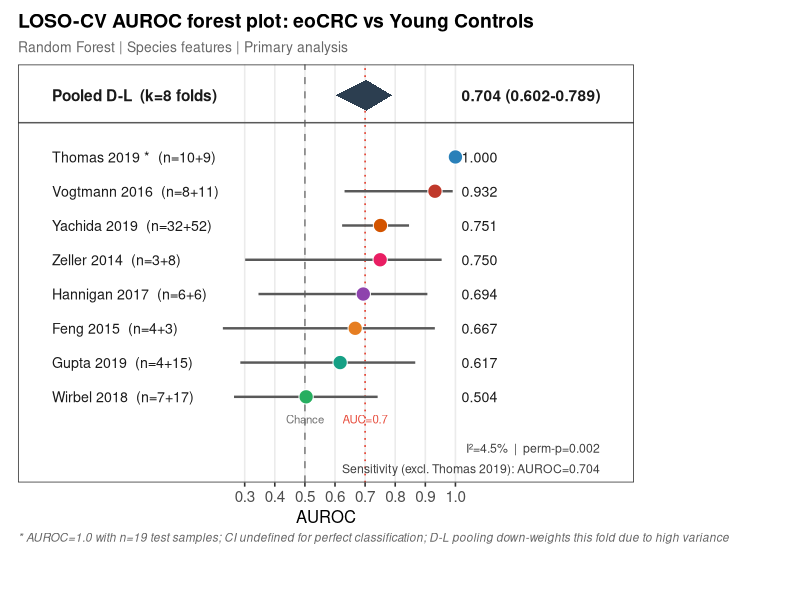
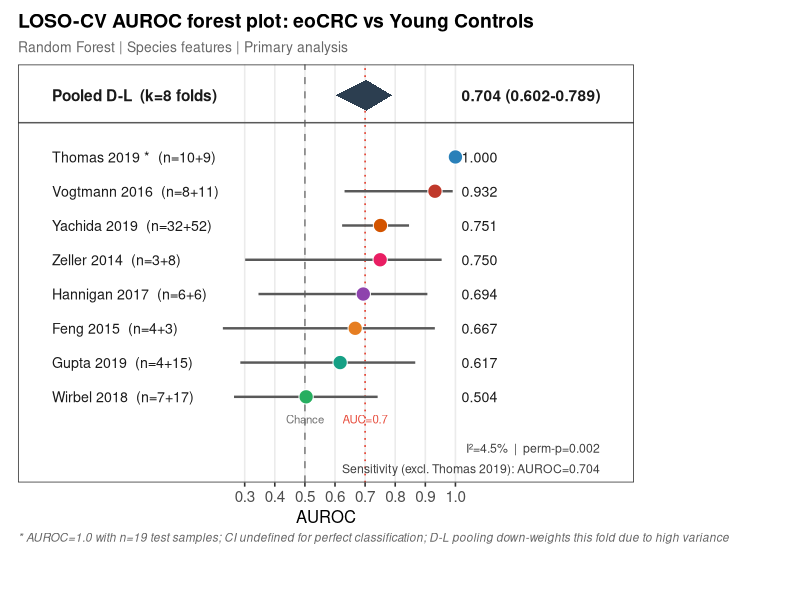

Reproduce these figures in R, in order.
#!/usr/bin/env Rscript
# Figure 2 — LOSO-CV AUROC forest plot (clean rebuild from scratch)

suppressPackageStartupMessages({
  library(ggplot2)
  library(dplyr)
})

if (basename(getwd()) == "scripts") setwd("..")
dir.create("figures", showWarnings = FALSE)

# ── Fold data (species RF, eoCRC vs young controls; hardcoded from analysis) ──
# Listed top-to-bottom; y is assigned so top row = highest ggplot y value
fold_df <- data.frame(
  study = c("ThomasAM_2019_c", "VogtmannE_2016", "YachidaS_2019",
            "ZellerG_2014",    "HanniganGD_2017","FengQ_2015",
            "GuptaA_2019",     "WirbelJ_2018"),
  label = c("Thomas 2019 *",  "Vogtmann 2016", "Yachida 2019",
            "Zeller 2014",    "Hannigan 2017", "Feng 2015",
            "Gupta 2019",     "Wirbel 2018"),
  n1    = c(10,  8, 32, 3, 6, 4,  4,  7),   # test eoCRC cases
  n0    = c( 9, 11, 52, 8, 6, 3, 15, 17),   # test young-ctrl
  auc   = c(1.000, 0.932, 0.751, 0.750, 0.694, 0.667, 0.617, 0.504),
  stringsAsFactors = FALSE
) %>%
  mutate(
    # y increases upward in ggplot: Wirbel=1 (bottom), Thomas=8 (top fold row)
    y         = rev(seq_len(n())),
    row_label = sprintf("%s  (n=%d+%d)", label, n1, n0)
  )

# ── Hanley-McNeil 95% CI (logit-scale delta method) ──────────────────────────
hanley_ci <- function(auc, n1, n0) {
  if (auc >= 1 - 1e-6 || n1 < 2 || n0 < 2) return(c(NA_real_, NA_real_))
  auc <- max(1e-4, min(1 - 1e-4, auc))
  q1  <- auc / (2 - auc)
  q2  <- 2 * auc^2 / (1 + auc)
  se  <- sqrt((auc*(1-auc) + (n1-1)*(q1-auc^2) + (n0-1)*(q2-auc^2)) / (n1*n0))
  la  <- log(auc / (1 - auc))
  sel <- se / (auc * (1 - auc))
  il  <- function(x) exp(x) / (1 + exp(x))
  c(il(la - 1.96*sel), il(la + 1.96*sel))
}

fold_df <- fold_df %>%
  rowwise() %>%
  mutate(
    ci_lo = hanley_ci(auc, n1, n0)[1],
    ci_hi = hanley_ci(auc, n1, n0)[2],
    degen = auc >= 1 - 1e-6
  ) %>%
  ungroup()

# ── Pooled / meta-analysis summary ────────────────────────────────────────────
n_folds  <- nrow(fold_df)   # 8
pool_y   <- n_folds + 1.8   # 9.8 — pooled row sits above separator

POOL <- list(auc = 0.704, lo = 0.602, hi = 0.789, i2 = 4.5, p = 0.002)
SENS_AUC <- 0.704  # sensitivity analysis: excl. Thomas 2019

# Diamond vertices for pooled row
dmd <- data.frame(
  x = c(POOL$lo,  POOL$auc,      POOL$hi,  POOL$auc),
  y = c(pool_y,   pool_y + 0.45, pool_y,   pool_y - 0.45)
)

# ── Study colours ─────────────────────────────────────────────────────────────
COL_MAP <- c(
  ThomasAM_2019_c = "#2980B9", VogtmannE_2016  = "#C0392B",
  YachidaS_2019   = "#D35400", ZellerG_2014    = "#E91E63",
  HanniganGD_2017 = "#8E44AD", FengQ_2015      = "#E67E22",
  GuptaA_2019     = "#16A085", WirbelJ_2018    = "#27AE60"
)

# ── Layout constants ──────────────────────────────────────────────────────────
# x positions — all inside the panel (no clip="off" needed)
xlim_lo <- -0.36    # left panel edge; labels anchor at -0.34 so minimal gap
xlim_hi <-  1.50    # right panel edge; wide enough for "0.704 (0.602-0.789)"
x_label <- -0.34    # study name + n= label left anchor (hjust=0)
x_auc   <-  1.02    # AUROC value column left anchor (hjust=0)
x_annot <-  1.48    # I² / sensitivity right anchor (hjust=1)

# y positions
sep_y    <- n_folds + 1.0    # separator line y = 9.0
ref_y    <- 0.35             # "Chance" / "AUC=0.7" label y (below fold rows)
annot_y1 <- -0.50            # I² / perm-p annotation
annot_y2 <- -1.10            # sensitivity annotation
ylim_lo  <- -1.50
ylim_hi  <- pool_y + 0.9    # 10.7

# ── Build plot ────────────────────────────────────────────────────────────────
p <- ggplot(fold_df, aes(y = y)) +

  # Vertical reference lines (span full panel height)
  geom_vline(xintercept = 0.5, linetype = "dashed",
             color = "grey55", linewidth = 0.6) +
  geom_vline(xintercept = 0.7, linetype = "dotted",
             color = "#E74C3C", linewidth = 0.6) +

  # CI whiskers (non-degenerate folds only; Thomas 2019 omitted)
  geom_segment(
    data = filter(fold_df, !degen),
    aes(x = ci_lo, xend = ci_hi, yend = y),
    color = "grey35", linewidth = 0.85
  ) +

  # Fold dots (filled circles, coloured by study)
  geom_point(
    aes(x = auc, fill = study),
    shape = 21, size = 4.5, color = "white", show.legend = FALSE
  ) +
  scale_fill_manual(values = COL_MAP) +

  # Separator line between fold rows and pooled row
  geom_hline(yintercept = sep_y, color = "grey35", linewidth = 0.5) +

  # Pooled estimate diamond
  geom_polygon(
    data = dmd, aes(x = x, y = y),
    fill = "#2C3E50", color = NA, inherit.aes = FALSE
  ) +

  # ── Left column: study labels (inside panel) ──────────────────────────────
  geom_text(
    aes(label = row_label),
    x = x_label, hjust = 0, size = 3.6, color = "grey10"
  ) +
  annotate("text", x = x_label, y = pool_y, hjust = 0,
           size = 3.9, fontface = "bold", color = "grey10",
           label = "Pooled D-L  (k=8 folds)") +

  # ── Right column: AUROC values (inside panel) ─────────────────────────────
  geom_text(
    aes(label = sprintf("%.3f", auc)),
    x = x_auc, hjust = 0, size = 3.6, color = "grey10"
  ) +
  annotate("text", x = x_auc, y = pool_y, hjust = 0,
           size = 3.9, fontface = "bold", color = "grey10",
           label = sprintf("%.3f (%.3f-%.3f)", POOL$auc, POOL$lo, POOL$hi)) +

  # ── Reference line labels ─────────────────────────────────────────────────
  annotate("text", x = 0.5, y = ref_y, hjust = 0.5, size = 2.9,
           color = "grey45", label = "Chance") +
  annotate("text", x = 0.7, y = ref_y, hjust = 0.5, size = 2.9,
           color = "#E74C3C", label = "AUC=0.7") +

  # ── I² / perm-p annotation (bottom-right, inside panel) ──────────────────
  annotate("text", x = x_annot, y = annot_y1, hjust = 1, size = 3.1,
           color = "grey25",
           label = sprintf("I\u00B2=%.1f%%  |  perm-p=%.3f", POOL$i2, POOL$p)) +

  # ── Sensitivity annotation (inside panel) ────────────────────────────────
  annotate("text", x = x_annot, y = annot_y2, hjust = 1, size = 3.1,
           color = "grey25",
           label = sprintf("Sensitivity (excl. Thomas 2019): AUROC=%.3f", SENS_AUC)) +

  # ── Axes ─────────────────────────────────────────────────────────────────
  scale_x_continuous(
    breaks = seq(0.3, 1.0, by = 0.1),
    labels = sprintf("%.1f", seq(0.3, 1.0, by = 0.1))
  ) +
  scale_y_continuous(expand = c(0, 0)) +
  coord_cartesian(
    xlim = c(xlim_lo, xlim_hi),
    ylim = c(ylim_lo, ylim_hi)
  ) +

  # ── Labels ───────────────────────────────────────────────────────────────
  labs(
    title    = "LOSO-CV AUROC forest plot: eoCRC vs Young Controls",
    subtitle = "Random Forest | Species features | Primary analysis",
    x        = "AUROC",
    y        = NULL,
    caption  = paste0(
      "* AUROC=1.0 with n=19 test samples; CI undefined for perfect classification; ",
      "D-L pooling down-weights this fold due to high variance"
    )
  ) +

  # ── Theme ─────────────────────────────────────────────────────────────────
  theme_bw(base_size = 12) +
  theme(
    plot.title         = element_text(face = "bold", size = 14),
    plot.subtitle      = element_text(size = 10, color = "grey40"),
    axis.title.x       = element_text(size = 12),
    axis.text.x        = element_text(size = 11),
    axis.text.y        = element_blank(),
    axis.ticks.y       = element_blank(),
    panel.grid.major.y = element_blank(),
    panel.grid.minor   = element_blank(),
    plot.caption       = element_text(size = 8.5, color = "grey40",
                                      face = "italic", hjust = 0,
                                      margin = margin(t = 4)),
    plot.margin        = margin(10, 120, 40, 10)
  )

# ── Save ─────────────────────────────────────────────────────────────────────
ggsave("figures/fig2_forest_plot.png", p, width = 10, height = 7, dpi = 300)
ggsave("figures/fig2_forest_plot.pdf", p, width = 10, height = 7)
cat("Saved: figures/fig2_forest_plot.png + .pdf\n")
cat("Done.\n")
